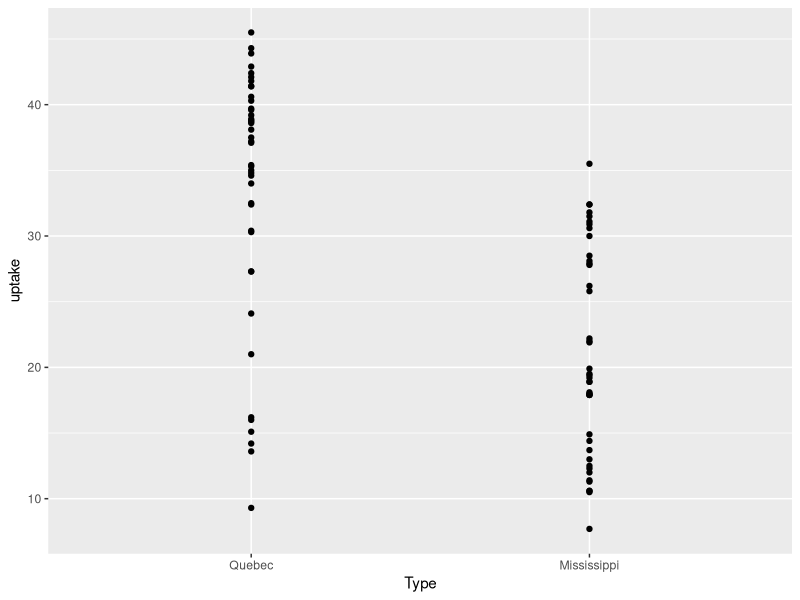
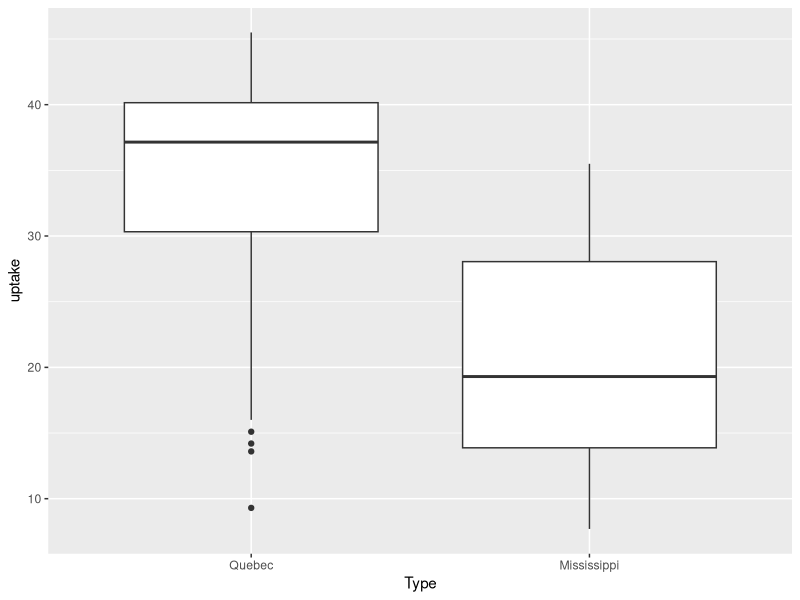
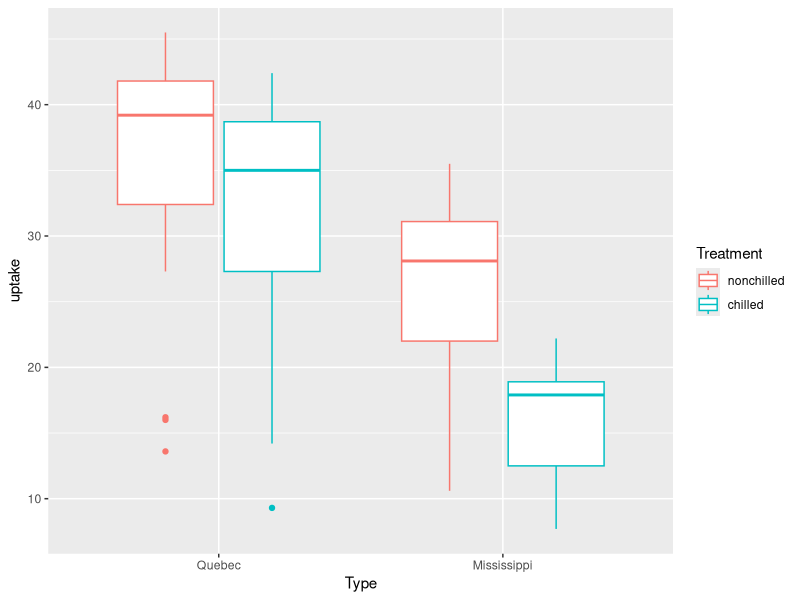
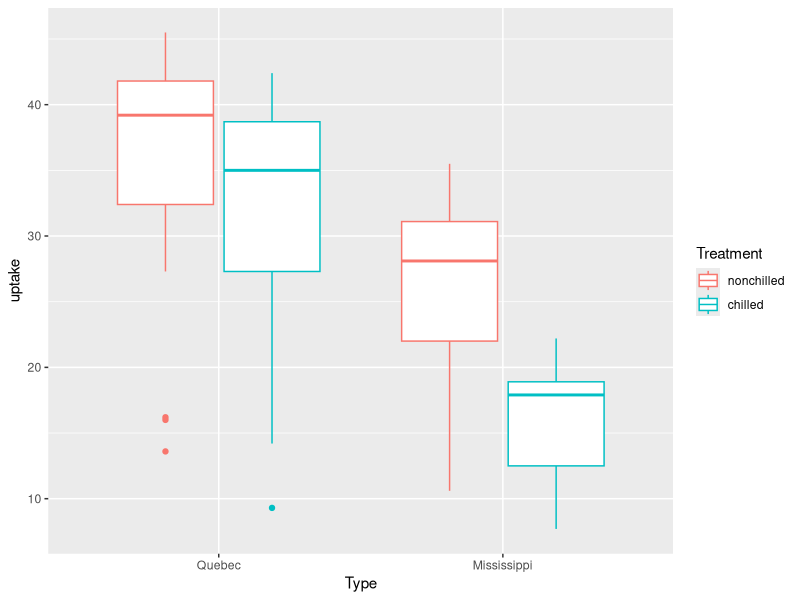
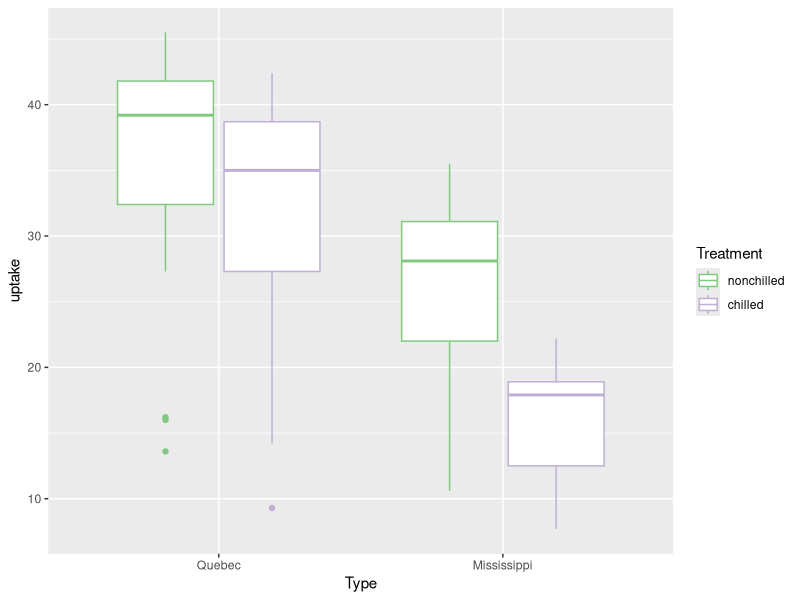
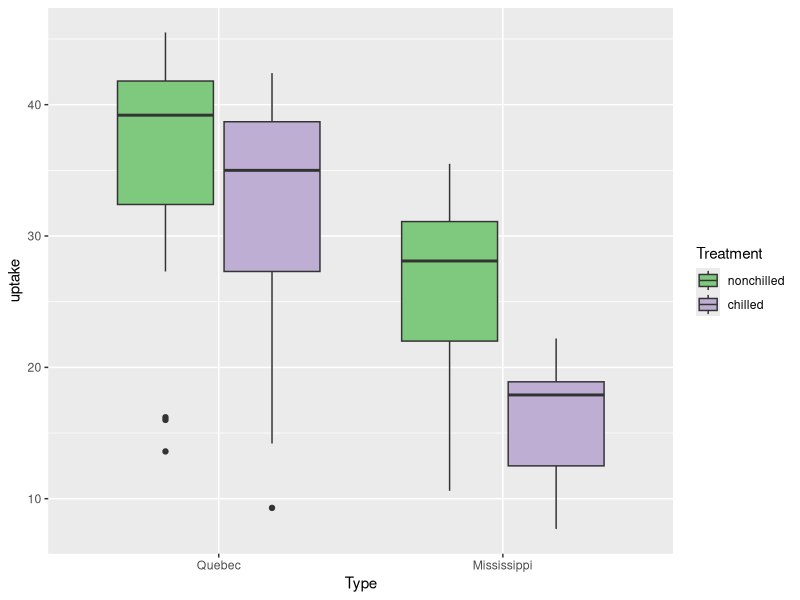
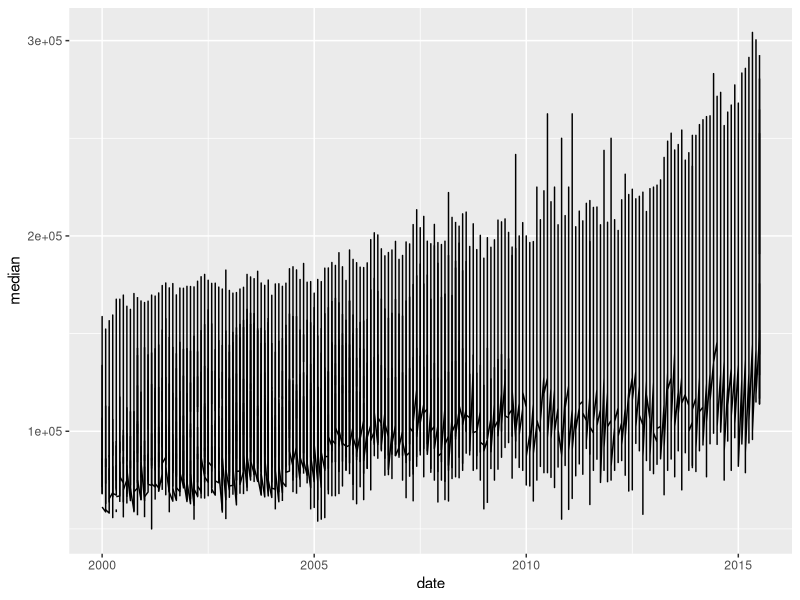
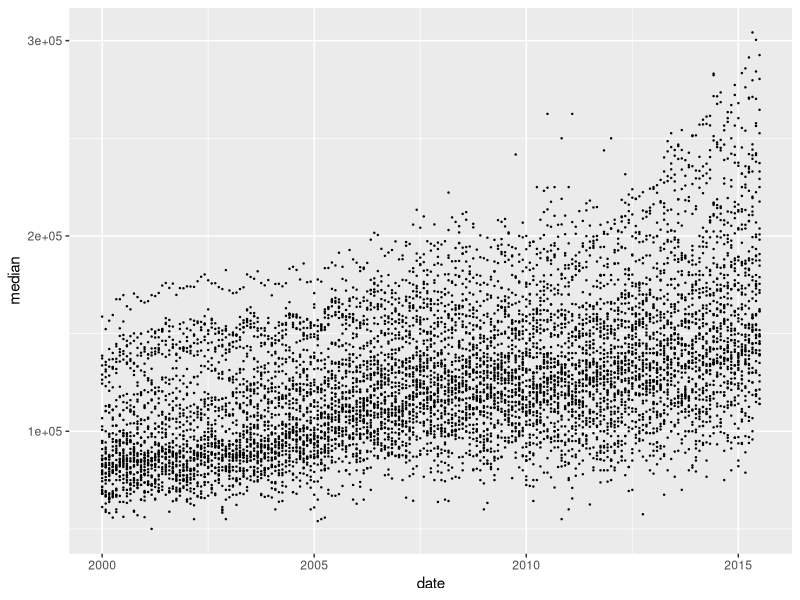

R code for these plots, in order:
###############################################
## Introduction to R
## These are the materials for the third coding session
## Making figures with ggplot2
## Spencer Fox
## March 31, 2016
###############################################

install.packages("ggplot2")
install.packages("cowplot")
library(ggplot2)
library(cowplot)

## First example
head(CO2)
ggplot(CO2, aes(x=Type, y=uptake))+geom_point()

ggplot(CO2, aes(x=Type, y=uptake))+geom_boxplot()

ggplot(CO2, aes(x=Type, y=uptake, color = Treatment))+ 
  geom_boxplot()

ggplot(CO2, aes(x=Type, y=uptake, color = Treatment))+ 
  geom_boxplot()

ggplot(CO2, aes(x=Type, y=uptake, color = Treatment))+ 
  geom_boxplot() + scale_color_brewer(type = "qual")

ggplot(CO2, aes(x=Type, y=uptake, fill = Treatment))+ 
  geom_boxplot() + scale_fill_brewer(type = "qual")


head(txhousing)
ggplot(txhousing, aes(date, median)) + geom_line()
ggplot(txhousing, aes(date, median)) + geom_point(size=.2)

ggplot(txhousing, aes(date, median, color = city)) + geom_line()

ggplot(txhousing, aes(date, median)) + 
  geom_point(size=.2,color="grey") + stat_smooth()

housing = txhousing[which(txhousing$city=="Austin"), ]
ggplot(housing, aes(date, median)) + geom_line()
